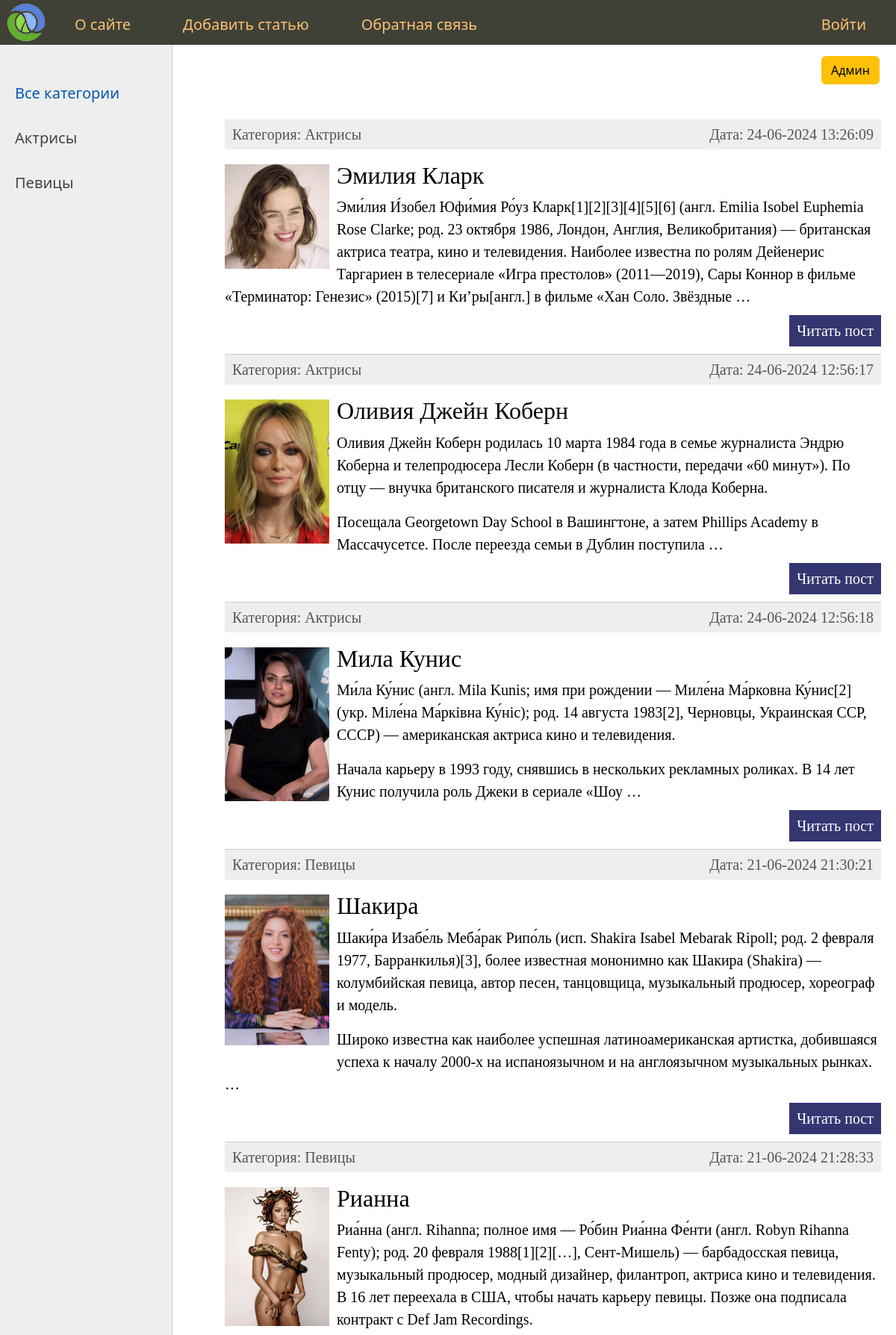
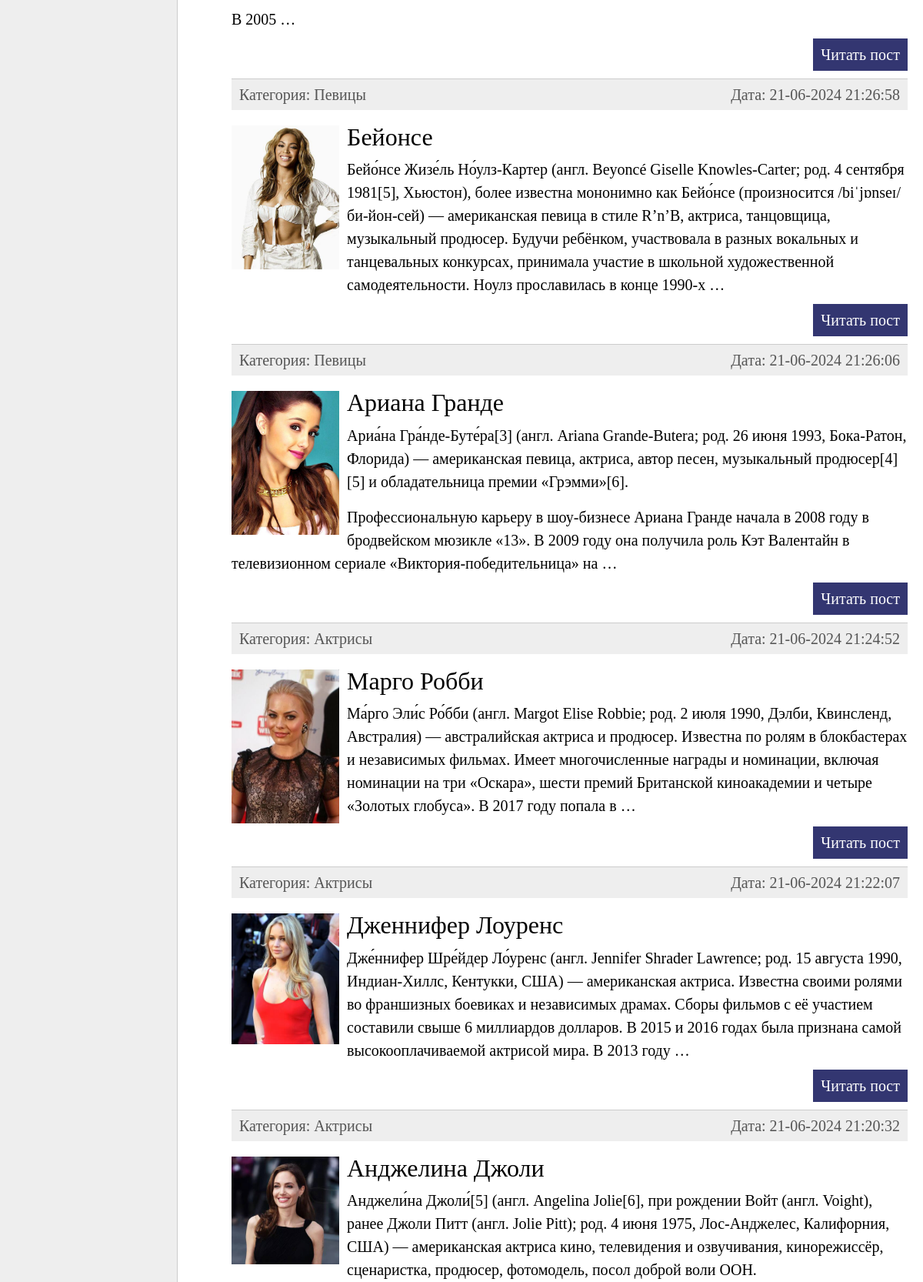
The page / (upper part) on the database its author committed (2 pictures, top to bottom).
### women/models.py (models this page shows, shortened)
class Category(models.Model):
    name = models.CharField(
        max_length=100, db_index=True, verbose_name="Категория")
    slug = models.SlugField(max_length=100, unique=True,
                            db_index=True, verbose_name="URL")
    def __str__(self):
        return self.name
    def get_absolute_url(self):
        return reverse('category', kwargs={'cat_slug': self.slug})
    class Meta:
        verbose_name = "Категория"
        verbose_name_plural = "Категории"
        ordering = ['name']

class Women(models.Model):
    title = models.CharField(max_length=255, verbose_name="Заголовок")
    slug = models.SlugField(max_length=255, unique=True,
                            db_index=True, verbose_name="URL")
    content = models.TextField(blank=True, verbose_name="Текст статьи")
    photo = models.ImageField(upload_to='photos/', verbose_name="Фото")
    time_create = models.DateTimeField(
        auto_now_add=True, verbose_name="Время создания")
    time_update = models.DateTimeField(
        auto_now=True, verbose_name="Время изменения")
    is_published = models.BooleanField(default=True, verbose_name="Публикация")
    cat = models.ForeignKey(
        'Category', on_delete=models.PROTECT, null=True, verbose_name="Категория")
    def get_absolute_url(self):
        return reverse('post', kwargs={'post_slug': self.slug})
    class Meta:
        verbose_name = "Известные женщины"
        verbose_name_plural = "Известные женщины"
        ordering = ['-time_create', 'title']

### women/views.py (the view)
# urls.py: path('', WomenHome.as_view(), name='index'),
class WomenHome(ListView):
    model = Women
    template_name = 'women/index.html'
    context_object_name = 'posts'
    extra_context = {"selected_cat": 0, 'title': 'Главная страница'}
    def get_context_data(self, **kwargs: Any) -> dict[str, Any]:
        context = super().get_context_data(**kwargs)
        context['menu'] = menu
        context['cats'] = Category.objects.all()
        return context
    def get_queryset(self) -> QuerySet[Any]:
        return Women.objects.filter(is_published=True)

### women/templates/women/index.html (shortened to what this page needs)
{% extends 'women/base.html' %}
{% block content %}
<ul class="list-articles">
	{% for p in posts %}
	<li>
		<div class="article-panel">
			<p class="first">Категория: {{p.cat}}</p>
			<p class="last">Дата: {{p.time_update|date:"d-m-Y H:i:s"}}</p>
		</div>
		{% if p.photo %}
		<p><img class="img-article-left thumb" src="{{p.photo.url}}" /></p>
		{% endif %}
		<h2>{{p.title}}</h2>
		{% autoescape on %}
		{{p.content|linebreaks|truncatewords:50}}
		{% endautoescape %}
		<p class="link-read-post">
			<a href="{{ p.get_absolute_url }}">Читать пост</a>
		</p>
	</li>
	{% endfor %}
</ul>
{% endblock %}

### women/templates/women/base.html (shortened to what this page needs)
{% load static %}
<!DOCTYPE html>
<html>
	<head>
		<link
			type="text/css"
			href="{% static 'women/css/styles.css' %}"
			rel="stylesheet"
		/>
		<link
			rel="stylesheet"
			href="https://cdn.jsdelivr.net/npm/bootstrap@5.3.2/dist/css/bootstrap.min.css"
		/>
	</head>
	<body>
		<table class="table-page" border="0" cellpadding="0" cellspacing="0">
			<tr>
				<td valign="top">
					{% block mainmenu %}
					<div class="header">
						<ul id="mainmenu" class="mainmenu">
							<li class="logo">
								<a href="{% url 'index' %}"><div class="logo"></div></a>
							</li>
							{% for m in menu %}
							{% if not forloop.last %}
							<li><a href="{% url m.url_name %}">{{m.title}}</a></li>
							{% else %}
							<li class="last">
								<a href="{% url m.url_name %}">{{m.title}}</a>
							</li>
							{% endif %}
							{% endfor %}
						</ul>
						<a class="btn_warning" href="http://127.0.0.1:8000/admin/"
							><button class="btn btn-warning">Админ</button></a
						>
					</div>
					{% endblock mainmenu %}
					<table
						class="table-content"
						border="0"
						cellpadding="0"
						cellspacing="0"
					>
						<tr>
							<td valign="top" class="left-chapters">
								<ul id="leftchapters">
									{% if selected_cat == 0 %}
									<li class="selected">Все категории</li>
									{% else %}
									<li>
										<a href="{% url 'index' %}">Все категории</a>
									</li>
									{% endif %}
									{% for cat in cats %}
									{% if selected_cat == cat.pk %}
									<li class="selected">{{cat.name}}</li>
									{% else %}
									<li>
										<a href="{{cat.get_absolute_url}}">{{cat.name}}</a>
									</li>
									{% endif %}
									{% endfor %}
								</ul>
							</td>
							<td valign="top" class="content">
								<div class="content-text">
									{% block content %} {% endblock %}
								</div>
							</td>
						</tr>
					</table>
				</td>
			</tr>
		</table>
	</body>
</html>

### women/static/women/css/styles.css (style rules this page uses)
html, body { font-family: 'Arial'; margin: 0; padding: 0; height: 100%; width: 100%; color: #444; }
a { color: #0059b2; text-decoration: none; }
img { max-width: 600px; height: auto; }
img.img-article-left { max-width: 300px; height: auto; float: left; padding: 0 10px 10px 0; margin-top: 15px; }
img.img-article-left.thumb { max-width: 150px; height: auto; margin-top: 20px; }
p.link-read-post { text-align: right; }
p.link-read-post a { padding: 10px; min-width: 100px; background: #333671; color: #fff; text-decoration: none; }
div.article-panel { background: #eee; padding: 5px 10px 5px 10px; box-sizing: border-box; overflow: hidden; color: #555; }
div.article-panel p.first { margin: 0; float: left; }
div.article-panel p.last { margin: 0; float: right; }
ul.list-articles { list-style: none; margin: 0; padding: 0; }
ul.list-articles li { border-bottom: 1px solid #ccc; }
.table-page { width: 100%; height: 100%; vertical-align: top; }
.table-page tr { height: 100%; }
.header { background: #3f4137; height: 60px; }
a.btn_warning { position: absolute; margin-top: 15px; margin-left: calc(100% - 100px); }
.logo { background: url('../images/logo.png') no-repeat 10px 5px; width: 70px; height: 60px; }
ul.mainmenu { list-style: none; margin: 0; padding: 0; height: 60px; color: #fdc073; font-size: 20px; overflow: hidden; }
ul.mainmenu li { float: left; margin: 18px 40px 0 30px; }
ul.mainmenu li.logo { margin: 0; }
ul.mainmenu li.last { float: right; }
ul.mainmenu li a { color: #fdc073; text-decoration: none; }
.table-content { width: 100%; min-height: 100%; height: 100%; }
.left-chapters { margin: 0; background: #eee; border-right: 1px solid #ccc; min-height: 100%; }
.left-chapters ul { width: 230px; min-height: 100%; margin: 0; padding: 20px 10px 10px 20px; list-style: none; font-size: 20px; }
.left-chapters ul li { margin: 30px 0 0 0; color: #999; }
.left-chapters ul li.selected { color: #0059b2; }
.left-chapters ul li a { color: #444; text-decoration: none; }
.content { padding: 40px 20px 20px 40px; width: 100%; box-sizing: border-box; }
.content-text { margin: 60px 0 0 30px; color: #000; font-size: 20px; font-family: Yandex Sans Display Light; }

### rows shown on the page
Category: name "Актрисы"
Category: name "Певицы"
Women: cat "Актрисы", time_update "24-06-2024 13:26:09", photo (picture), title "Эмилия Кларк", content "Эми́лия И́зобел Юфи́мия Ро́уз Кларк[1][2][3][4][5][6] (англ. Emilia Isobel Euphemia Rose Clarke; род. 23 октября 1986, Лондон, Англия, Великобритания) — британская актриса театра, кино и телевидения. Наиболее известна по ролям Дейенерис Таргариен в телесериале «Игра престолов» (2011—2019), Сары Коннор в фильме «Терминатор: Генезис» (2015)[7] и Ки’ры[англ.] в фильме «Хан Соло. Звёздные …"
Women: cat "Актрисы", time_update "24-06-2024 12:56:17", photo (picture), title "Оливия Джейн Коберн", content "Оливия Джейн Коберн родилась 10 марта 1984 года в семье журналиста Эндрю Коберна и телепродюсера Лесли Коберн (в частности, передачи «60 минут»). По отцу — внучка британского писателя и журналиста Клода Коберна. Посещала Georgetown Day School в Вашингтоне, а затем Phillips Academy в Массачусетсе. После переезда семьи в Дублин поступила …"
Women: cat "Актрисы", time_update "24-06-2024 12:56:18", photo (picture), title "Мила Кунис", content "Ми́ла Ку́нис (англ. Mila Kunis; имя при рождении — Миле́на Ма́рковна Ку́нис[2] (укр. Міле́на Ма́рківна Ку́ніс); род. 14 августа 1983[2], Черновцы, Украинская ССР, СССР) — американская актриса кино и телевидения. Начала карьеру в 1993 году, снявшись в нескольких рекламных роликах. В 14 лет Кунис получила роль Джеки в сериале «Шоу …"
Women: cat "Певицы", time_update "21-06-2024 21:30:21", photo (picture), title "Шакира", content "Шаки́ра Изабе́ль Меба́рак Рипо́ль (исп. Shakira Isabel Mebarak Ripoll; род. 2 февраля 1977, Барранкилья)[3], более известная мононимно как Шакира (Shakira) — колумбийская певица, автор песен, танцовщица, музыкальный продюсер, хореограф и модель. Широко известна как наиболее успешная латиноамериканская артистка, добившаяся успеха к началу 2000-х на испаноязычном и на англоязычном музыкальных рынках. …"
Women: cat "Певицы", time_update "21-06-2024 21:28:33", photo (picture), title "Рианна", content "Риа́нна (англ. Rihanna; полное имя — Ро́бин Риа́нна Фе́нти (англ. Robyn Rihanna Fenty); род. 20 февраля 1988[1][2][…], Сент-Мишель) — барбадосская певица, музыкальный продюсер, модный дизайнер, филантроп, актриса кино и телевидения. В 16 лет переехала в США, чтобы начать карьеру певицы. Позже она подписала контракт с Def Jam Recordings. В 2005 …"
Women: cat "Певицы", time_update "21-06-2024 21:26:58", photo (picture), title "Бейонсе", content "Бейо́нсе Жизе́ль Но́улз-Картер (англ. Beyoncé Giselle Knowles-Carter; род. 4 сентября 1981[5], Хьюстон), более известна мононимно как Бейо́нсе (произносится /biˈjɒnseɪ/ би-йон-сей) — американская певица в стиле R’n’B, актриса, танцовщица, музыкальный продюсер. Будучи ребёнком, участвовала в разных вокальных и танцевальных конкурсах, принимала участие в школьной художественной самодеятельности. Ноулз прославилась в конце 1990-х …"
Women: cat "Певицы", time_update "21-06-2024 21:26:06", photo (picture), title "Ариана Гранде", content "Ариа́на Гра́нде-Буте́ра[3] (англ. Ariana Grande-Butera; род. 26 июня 1993, Бока-Ратон, Флорида) — американская певица, актриса, автор песен, музыкальный продюсер[4][5] и обладательница премии «Грэмми»[6]. Профессиональную карьеру в шоу-бизнесе Ариана Гранде начала в 2008 году в бродвейском мюзикле «13». В 2009 году она получила роль Кэт Валентайн в телевизионном сериале «Виктория-победительница» на …"
Women: cat "Актрисы", time_update "21-06-2024 21:24:52", photo (picture), title "Марго Робби", content "Ма́рго Эли́с Ро́бби (англ. Margot Elise Robbie; род. 2 июля 1990, Дэлби, Квинсленд, Австралия) — австралийская актриса и продюсер. Известна по ролям в блокбастерах и независимых фильмах. Имеет многочисленные награды и номинации, включая номинации на три «Оскара», шести премий Британской киноакадемии и четыре «Золотых глобуса». В 2017 году попала в …"
Women: cat "Актрисы", time_update "21-06-2024 21:22:07", photo (picture), title "Дженнифер Лоуренс", content "Дже́ннифер Шре́йдер Ло́уренс (англ. Jennifer Shrader Lawrence; род. 15 августа 1990, Индиан-Хиллс, Кентукки, США) — американская актриса. Известна своими ролями во франшизных боевиках и независимых драмах. Сборы фильмов с её участием составили свыше 6 миллиардов долларов. В 2015 и 2016 годах была признана самой высокооплачиваемой актрисой мира. В 2013 году …"
Women: cat "Актрисы", time_update "21-06-2024 21:20:32", photo (picture), title "Анджелина Джоли", content "Анджели́на Джоли́[5] (англ. Angelina Jolie[6], при рождении Войт (англ. Voight), ранее Джоли Питт (англ. Jolie Pitt); род. 4 июня 1975, Лос-Анджелес, Калифорния, США) — американская актриса кино, телевидения и озвучивания, кинорежиссёр, сценаристка, продюсер, фотомодель, посол доброй воли ООН."

### other values the page prints
{{ m.title }} "О сайте" "Добавить статью" "Обратная связь"
{{ m.title }} "Войти"
